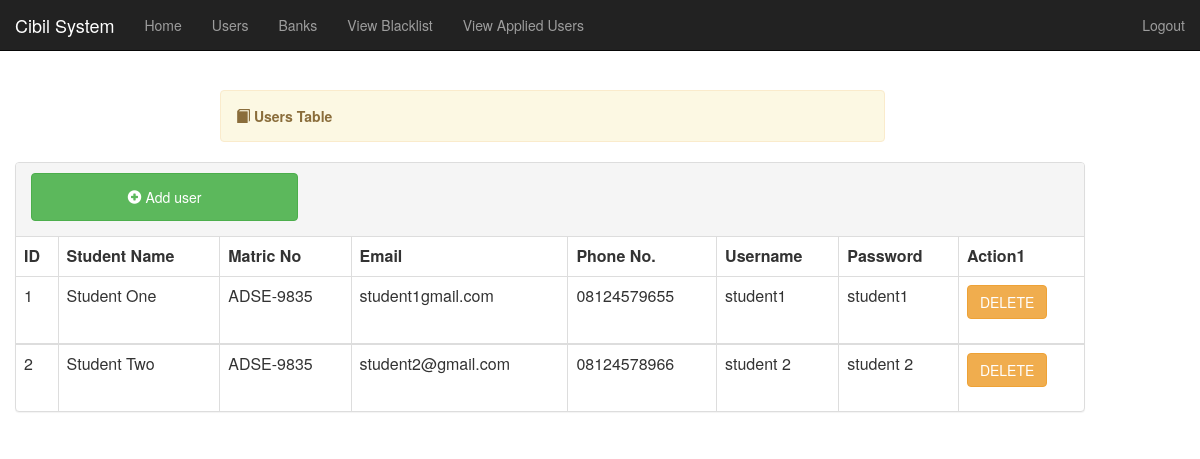
/code/viewstudents.php, run on the app's committed database.
### tables this page shows
CREATE TABLE `students` (
  `studentId` int(11) NOT NULL,
  `matric_no` varchar(30) NOT NULL,
  `password` varchar(150) NOT NULL,
  `username` varchar(150) NOT NULL,
  `email` varchar(60) NOT NULL,
  `dept` varchar(60) NOT NULL,
  `numOfBooks` int(11) NOT NULL,
  `moneyOwed` varchar(20) NOT NULL,
  `photo` text NOT NULL,
  `phoneNumber` varchar(11) NOT NULL,
  `name` varchar(60) NOT NULL
);

### code/viewstudents.php (the view, shortened to what this page needs)
s<?php
include "includes/header.php";
?>
<div class="container">
    <?php include "includes/nav4.php"; ?>
	<div class="alert alert-warning col-lg-7 col-md-12 col-sm-12 col-xs-12 col-lg-offset-2 col-md-offset-0 col-sm-offset-1 col-xs-offset-0" style="margin-top:70px">
		<span class="glyphicon glyphicon-book"></span>
	    <strong>Users Table</strong>
	</div>
	</div>
	<div class="container col-lg-11 ">
		<div class="panel panel-default">
		  <div class="panel-heading">
		  	<div class="row">
		  	  <a href="addstudent.php"><button class="btn btn-success col-lg-3 col-md-4 col-sm-11 col-xs-11 button" style="margin-left: 15px;margin-bottom: 5px"><span class="glyphicon glyphicon-plus-sign"></span> Add user</button></a>
			  <div class="col-lg-6 col-md-6 col-sm-12 col-xs-12 pull-right">
			  </div>
			</div>
		  </div>
		  <table class="table table-bordered">
		          <thead>
		               <tr>
		               	  <th>ID</th>
		                  <th>Student Name</th>
		                  <th>Matric No</th>
		                  <th>Email</th>
		                  <th>Phone No.</th>
		                  <th>Username</th>
		                  <th>Password</th>
		                  <th>Action1</th>
		                </tr>
		          </thead>
		          <?php
		          $sql = "SELECT * FROM students";
		          $query = mysqli_query($conn, $sql);
		          $counter = 1;
		          while ( $row = mysqli_fetch_assoc($query)) {
		           ?>
		          <tbody>
		            <tr>
		             <td><?php echo $counter++; ?></td>
		             <td><?php echo $row['name']; ?></td>
		             <td><?php echo $row['matric_no']; ?></td>
		             <td><?php echo $row['email']; ?></td>
		             <td><?php echo $row['phoneNumber']; ?></td>
		             <td><?php echo $row['username']; ?></td>
		             <td><?php echo $row['password']; ?></td>
		             <td>
		             	<form action="viewstudents.php" method="post">
		             <button name="submit" class="btn btn-warning">DELETE</button>
		             </form>
		         </td>
		            </tr>
		         </tbody>
		         <?php } ?>
		   </table>
	  </div>
	</div>
</body>
</html>

### includes/header.php (shortened to what this page needs)
<!DOCTYPE html>
<html>
<head>
    <link rel="stylesheet" type="text/css" href="css/bootstrap.css">
    <link rel="stylesheet" type="text/css" href="font-awesome-4.7.0/css/font-awesome.css">
    <link rel="stylesheet" type="text/css" href="css/style.css">
    <link rel="stylesheet" type="text/css" href="flickity/flickity.css">
    <link rel="stylesheet" type="text/css" href="css/sweetalert.css">
</head>
<body>

### includes/nav4.php (shortened to what this page needs)
<nav class="navbar navbar-inverse navbar-fixed-top">
    <div class="container-fluid">
        <div class="navbar-header">
            <a class="navbar-brand" href="index.php">Cibil System</a>
        </div>
        <div class="collapse navbar-collapse" id="bs-example">
            <ul class="nav navbar-nav">
                <li ><a href="admin.php">Home</a></li>
<li ><a href="viewstudents.php">Users</a></li>
<li ><a href="viewbanks.php">Banks</a></li>
                    <li><a href="borrow-student.php">View Blacklist</a></li>
			<li><a href="viewrev.php">View Applied Users</a></li>
		</ul>
            <ul class="nav navbar-nav navbar-right">
                <li><a href="logout.php">Logout</a></li>
            </ul>
        </div>
    </div>
</nav>

### css/style.css (style rules this page uses)
body { overflow-x: hidden; }
.alert { margin-top: 40px; }
.button { height: 48px }

### data on the page
students: name "Student One", matric_no "ADSE-9835", email "student1gmail.com", phoneNumber "08124579655", username "student1", password "student1"
students: name "Student Two", matric_no "ADSE-9835", email "student2@gmail.com", phoneNumber "08124578966", username "student 2", password "student 2"
